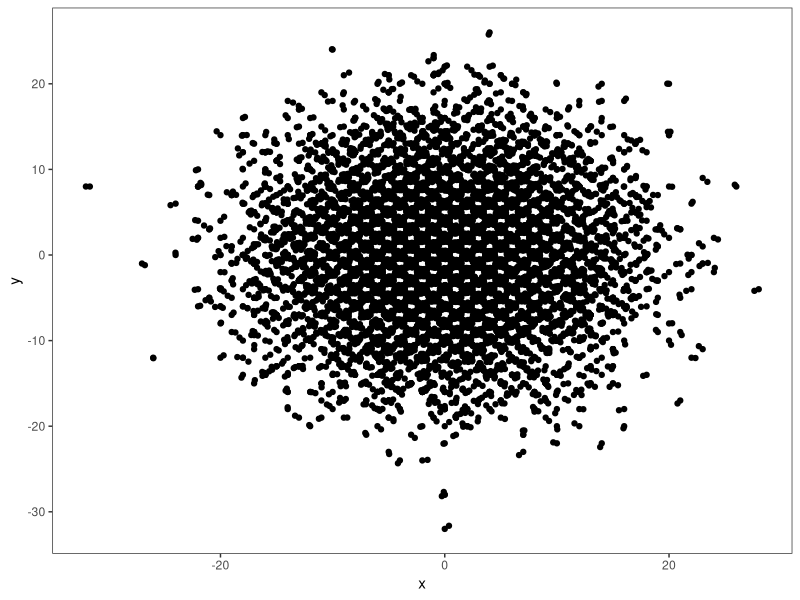
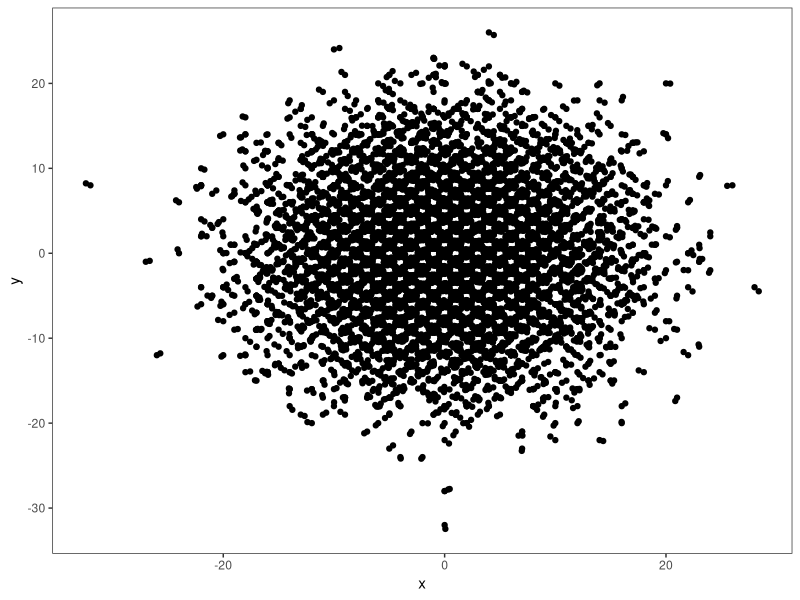

These figures' R source, in order:
n = 100;
num = 10000;
x = numeric(num)
y = numeric(num)
set.seed(1234);
for (i in 1:n) {
  for (j in 1:num) {
    t = sample(1:4, size = 1,
               prob = c(0.25,0.25,0.25,0.25), replace = TRUE)
    if (t == 1) {
      x[j] = x[j] + 1;
    }
    else if (t == 2) {
      x[j] = x[j] - 1;
    }
    else if (t == 3) {
      y[j] = y[j] + 1;
    }
    else {
      y[j] = y[j] - 1;
    }
  }
}

library(ggplot2)
p = data.frame(x,y)
ggplot(p, aes(x = x, y = y)) + geom_point() + 
theme_bw() + theme(panel.grid.major = element_blank(), panel.grid.minor = element_blank()) +
geom_jitter(position = position_jitter(width = 0.5, height = 0.5))
ggsave("p2.png")
